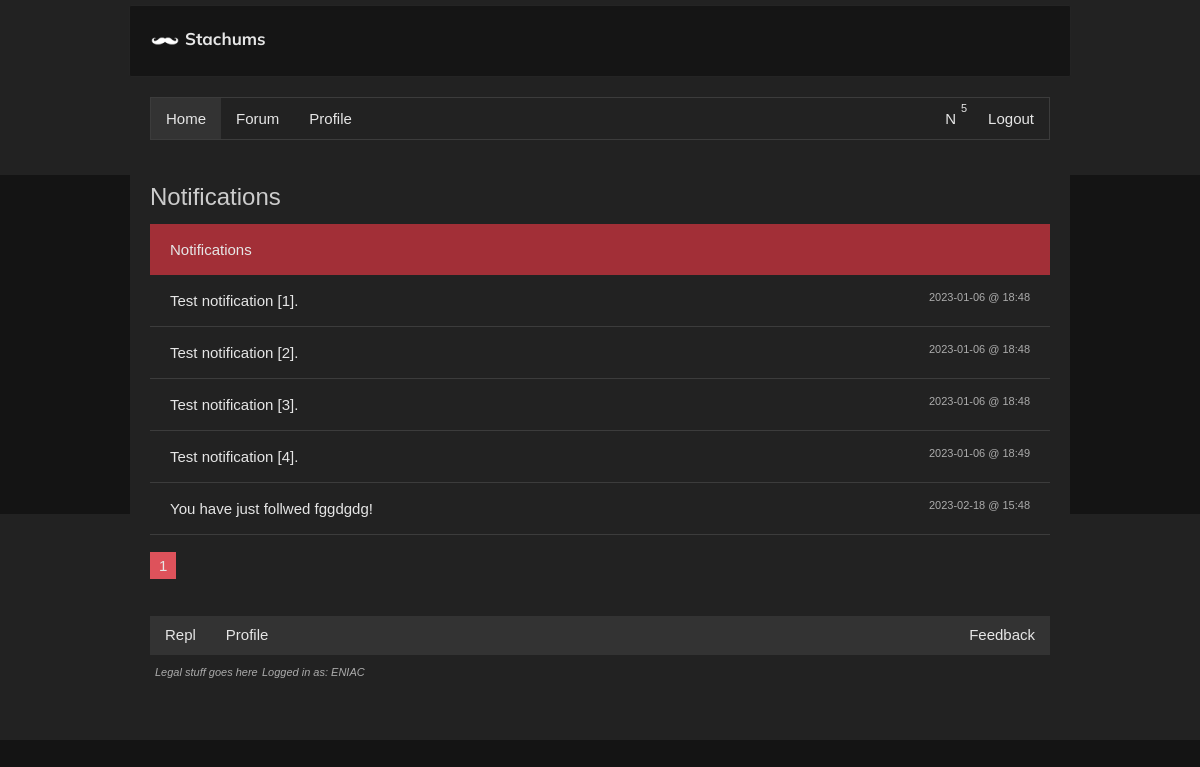
/notifications (signed in), run on the app's committed database.
### main.py (models this page shows, shortened)
class Notification(db.Model):
  id = db.Column(db.Integer, primary_key=True)
  name = db.Column(db.String(200), nullable=False)
  m_user = db.Column(db.Integer, db.ForeignKey('user.id'), nullable=False)
  end_url = db.Column(db.String(200), nullable=False)
  time = db.Column(db.DateTime,
                   nullable=False,
                   default=datetime.utcnow,
                   index=True)

class User(UserMixin, db.Model):
  id = db.Column(db.Integer, primary_key=True)
  username = db.Column(db.String(80), nullable=False, unique=True)
  description = db.Column(db.String(500), nullable=True)
  email = db.Column(db.String(60), nullable=True, unique=True)
  password = db.Column(db.String(600), nullable=False)
  confirmed = db.Column(db.Boolean(), nullable=False, default=False)
  registered_on = db.Column(db.DateTime,
                            nullable=False,
                            default=datetime.utcnow)
  profile_pic = db.Column(db.String(), default="default.png")
  role = db.Column(db.String(150), default="Commenter")
  admin = db.Column(db.Boolean(), nullable=False, default=False)
  posts = db.relationship('Post', backref='user', lazy=True)
  comments = db.relationship('Comment', backref='user', lazy=True)
  elo = db.Column(db.Integer, default=500)
  following = db.relationship('User',
                              secondary=followers,
                              backref=db.backref('followers', lazy='dynamic'),
                              primaryjoin=(followers.c.follower_id == id),
                              secondaryjoin=(followers.c.followed_id == id),
                              lazy='dynamic')
  notifications = db.relationship('Notification', backref='user', lazy=True)
  last_active = db.Column(db.DateTime,
                            nullable=True,
                            default=datetime.utcnow)
  liked = db.relationship(
    'ContentVote',
    foreign_keys='ContentVote.user_id',
    backref='user', lazy='dynamic')

### main.py (the view)
@app.route('/notifications')
@login_required
def notifications():
  page = request.args.get('page', 1, type=int)
  notifics = Notification.query.filter_by(m_user=current_user.id).paginate(page=page, per_page=10, error_out=True)
  return render_template("notifications.html", notifications=notifics)

### main.py (called while the page is built)
@login_manager.user_loader
def load_user(user_id):
  return User.query.get(int(user_id))

def GetNotifications(user):
  nots = Notification.query.filter_by(m_user=user.id).order_by(
    Notification.time.desc()).limit(5)
  for note in nots:
    if (note.time - datetime.utcnow()).days > 6:
      note.delete()
  return nots

def appendOnline(udata: UserData):
  global currently_online
  for i in currently_online:
    if i.username == udata.username: return
  currently_online.append(UserData(udata.username, udata.last_active))

@app.before_request
def updateLastActive():
  if not current_user.is_authenticated: return
  global currently_online
  current_user.last_active = datetime.utcnow()
  appendOnline(current_user)
  db.session.commit()

### templates/notifications.html (shortened to what this page needs)
{% extends 'base.html' %}
{% set active_page = 'home' %}
{% block main %}
<div class="title"><h1>Notifications</h1></div>
  <div class="group">
    <div class="node">
      <h4 class="nodeTitle">Notifications</h4>
    </div>
    {% for ele in notifications %}
    <div class="subunit clearfix"><a href="{{ ele.end_url }}"><h4>{{ ele.name }}</h4></a> <a class="recent" href="{{ ele.end_url }}"><time class="time">{{ ele.time.strftime('%Y-%m-%d @ %H:%M') }}</time></a></div>
    {% endfor %}
  </div>
  <div class="pages">
    <a href="#" class="activePage">{{ request.args.get('page', 1) }}</a>
  </div>
{% endblock main %}

### templates/base.html (shortened to what this page needs)
<!DOCTYPE html>
<html xmlns="http://www.w3.org/1999/xhtml" lang="en" xml:lang="en">
<head>
  <link href="{{ url_for('static', filename='style.css') }}" rel="preconnect stylesheet" type="text/css" />
</head>
<body>
<div id="header">
  <div class="navbar pagesize noselect"><a class="nostyle" href="{{ url_for('index') }}"><img class="stache" src="{{ url_for('static', filename='imgs/stache.png') }}" alt="" aria-hidden='true'><span id="namebar">{{ settings['website']['name'] }}</span></a></div>
  <nav class="pagesize">
    <ul class="btncontainer clearfix">
      <a class="{{'active' if active_page == 'home' }}" href="/">Home</a>
      <a class="{{'active' if active_page == 'forum' }}" href="{{ url_for('mserve') }}">Forum</a>
      {% if current_user.is_authenticated %}
      <a class="{{'active' if active_page == 'profile' }}" href="{{ url_for('profile', username=current_user.username) }}">Profile</a>
      <a class="rightfloat" href="{{ url_for('logout') }}">Logout</a>
      <div class="notifications rightfloat">
        {% set notis = GetNotifications(current_user) %}
        <a class="nopadd" href="{{ url_for('notifications') }}"><summary data-nots='{{ notis.all()|length }}' {% if (notis.all()|length) > 0 %}class='enabled'{% endif %}>N</summary></a>
      </div>{% else %}
      <a class="{{'active' if active_page == 'login' }}" href="{{ url_for('login') }}">Login</a>
      {% endif %}
    </ul>
  </nav>
</div>
<div class="content pagesize">
<main>{% block main %}{% endblock %}</main>
</div>
<footer class="bottom">
    <div class="pagesize">
        <div class="socials">
        <ul class="clearfix">
            <a class="left" href="{{ settings['base']['source link'] }}">Repl</a>
            {% if current_user.is_authenticated %}
            <a class="left" href="{{ url_for('profile', username=current_user.username) }}">Profile</a>
            {% else %}
            <a href="{{ url_for('profile', username='ENIAC') }}" class="left">Profile</a>
            {% endif %}
            <a href="{{url_for('topic', murl='feedback' )}}" class="right">Feedback</a>
        </ul>
        </div>
        <div class="legal"><a href="{{ url_for('legal') }}">Legal stuff goes here</a> {% if current_user.is_authenticated %}<a href="{{ url_for('settings') }}">Logged in as: {{ current_user.username }}</a>{% endif %}</div>
    </div>
</footer>
</body>
</html>

### static/style.css (style rules this page uses)
html, body { height: 100%; width: 100%; overflow-x: hidden; margin: 0; color: rgb(230, 230, 230); background-color: rgb(20, 20, 20); font-family: Arial, Helvetica, sans-serif; font-family: Verdana, sans-serif; font-size: 15px; -moz-text-size-adjust: 100%; -ms-text-size-adjust: 100%; text-size-adjust: 100%; -webkit-text-size-adjust: 100%; line-height: 1.4; word-wrap: break-word; }
#header { background-color: #222; width: 100%; margin: 0; position: relative; top: 0; height: 170px; padding-top: 5px; }
.noselect { -webkit-user-select: none; -moz-user-select: none; -ms-user-select: none; user-select: none; }
#header span { font-weight: bold; font-family: Arial, Helvetica, sans-serif; font-family: 'Mulish', sans-serif; font-size: 17px; }
.navbar { background: #151515; padding: 20px; border-radius: 2px; margin: auto; margin-top: 8px; border: 1px solid #242424; }
nav { background-color: #222; padding: 20px; margin: auto; margin-top: 15px; }
nav a { text-decoration: none; color: rgb(230, 230, 230); margin: 0; float: left; text-align: center; }
.btncontainer { background-color: #222; text-align: center; border: 1px solid rgb(60, 60, 60); }
.btncontainer a { padding: 10px 15px; }
ul { list-style-type: none; margin: 0; padding: 0; }
.btncontainer a.active { background-color: #333; }
.content a { color: rgb(230, 230, 230); }
.pagesize { max-width: 900px; margin: 0 auto; }
h1, h2, h3, h4, h5, h6 { font-weight: normal; font-family: Arial, Helvetica, sans-serif; }
.title h1 { font-size: 24px; color: #ccc; overflow: hidden; }
.title { margin-bottom: 10px; }
.content { z-index: 1; margin: auto; background: #222; padding: 20px; position: relative; margin-top: -15px; }
.bottom { left: 50%; -webkit-transform: translateX(-50%); -ms-transform: translateX(-50%); transform: translateX(-50%); position: relative; margin-top: -102px; padding: 5px; background-color: #222; width: 100%; height: 121px; padding-top: 100px; }
.socials { z-index: 1; background-color: #333; }
.socials a { padding: 10px 15px; text-decoration: none; color:rgb(230, 230, 230); }
.socials a.left { float: left; }
.socials a.right { float: right; }
.legal { padding: 5px; }
.legal a { text-decoration: none; font-style: italic; font-size: 11px; color: #acacac; }
.group { margin-bottom: 20px; }
.group .node { background-color: #a22f37; padding: 15px 20px; }
.group .node .nodeTitle { margin: 0; }
.group .subunit { border-bottom: 1px solid rgb(60, 60, 60); padding: 15px 20px; }
.group .subunit a { text-decoration: none; float: left; }
.group .subunit a h4 { margin: 0; }
.group .subunit a.recent { float: right; color: #acacac; font-size: 11px; }
.pages { margin-bottom: 20px; }
.pages a { text-decoration: none; border: 1px solid #555; padding: 4px 8px; background-color: #333; -webkit-transition: 0.2s; -o-transition: 0.2s; transition: 0.2s; }
.pages a.activePage { background-color: #DE525B; border-color: #DE525B; }
.rightfloat { float: right; }
.stache { width: 30px; -webkit-filter: invert(100%); filter: invert(100%); position: relative; vertical-align: middle; margin-right: 5px; }
.nostyle { text-decoration: none; color: unset; }
article ul, ol, h1, h2, h3, h4, h5, h6 { white-space: normal; margin: 0; }
.notifications { display: inline-block; position: relative; }
.notifications summary { padding: 10px 17px; margin: 0; }
.notifications .nopadd { padding: 0; }
.enabled::after { content: attr(data-nots); border-radius: 70px / 70px; position: absolute; right: 0; top: 0; padding: 3px 6px; text-align: center; font-size: 11px; }
.clearfix::after { content: ""; clear: both; display: table; }

### data on the page
Notification: name "Test notification [1].", time "2023-01-06 @ 18:48"
Notification: name "Test notification [2].", time "2023-01-06 @ 18:48"
Notification: name "Test notification [3].", time "2023-01-06 @ 18:48"
Notification: name "Test notification [4].", time "2023-01-06 @ 18:49"
Notification: name "You have just follwed fggdgdg!", time "2023-02-18 @ 15:48"
User: username "ENIAC"

### other printed values
{{ settings['website']['name'] }} "Stachums"
{{ request.args.get('page', 1) }} "1"
